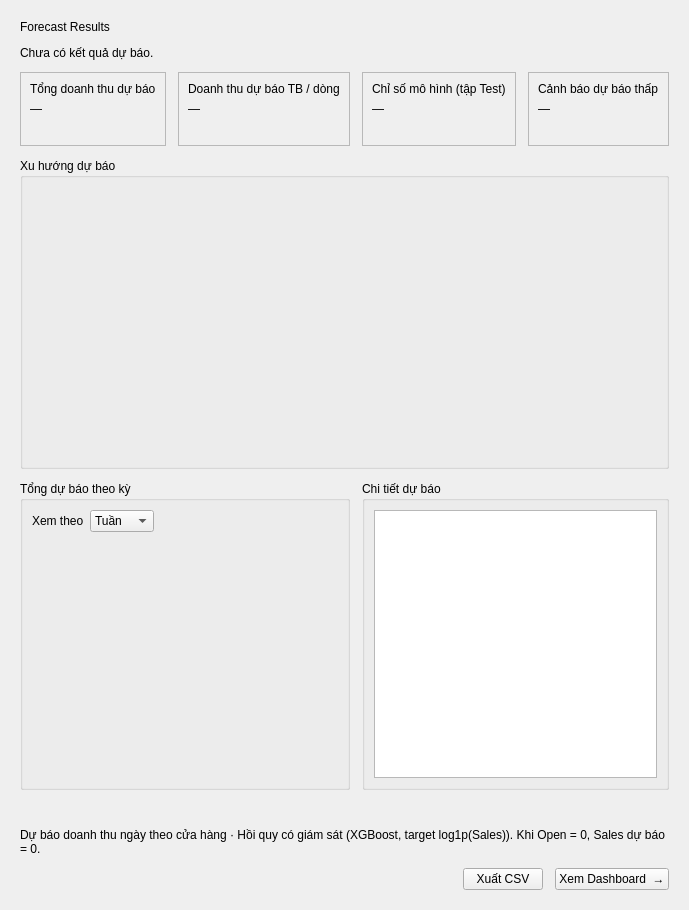
          <widget class="QWidget" name="scrollAreaContentsResults">
           <layout class="QGridLayout" name="gridLayoutResults">
            <property name="spacing">
             <number>12</number>
            </property>
            <property name="leftMargin">
             <number>20</number>
            </property>
            <property name="topMargin">
             <number>20</number>
            </property>
            <property name="rightMargin">
             <number>20</number>
            </property>
            <property name="bottomMargin">
             <number>20</number>
            </property>
            <item row="0" column="0" colspan="4">
             <layout class="QVBoxLayout" name="verticalLayoutResHeader">
              <item>
               <widget class="QLabel" name="labelResTitle">
                <property name="text">
                 <string>Forecast Results</string>
                </property>
                <property name="class" stdset="0">
                 <string notr="true">pageTitle</string>
                </property>
               </widget>
              </item>
              <item>
               <widget class="QLabel" name="labelResSubtitle">
                <property name="text">
                 <string>Chưa có kết quả dự báo.</string>
                </property>
                <property name="wordWrap">
                 <bool>true</bool>
                </property>
                <property name="class" stdset="0">
                 <string notr="true">pageSubtitle</string>
                </property>
               </widget>
              </item>
             </layout>
            </item>
            <item row="1" column="0">
             <widget class="QFrame" name="frameResTotal">
              <property name="frameShape">
               <enum>QFrame::Shape::StyledPanel</enum>
              </property>
              <property name="class" stdset="0">
               <string notr="true">kpi</string>
              </property>
              <layout class="QVBoxLayout" name="verticalLayoutResTotal">
               <item>
                <widget class="QLabel" name="labelResTotalTitle">
                 <property name="text">
                  <string>Tổng doanh thu dự báo</string>
                 </property>
                 <property name="class" stdset="0">
                  <string notr="true">kpiTitle</string>
                 </property>
                </widget>
               </item>
               <item>
                <widget class="QLabel" name="labelResTotalValue">
                 <property name="text">
                  <string>—</string>
                 </property>
                 <property name="class" stdset="0">
                  <string notr="true">kpiValue</string>
                 </property>
                </widget>
               </item>
               <item>
                <widget class="QLabel" name="labelResTotalNote">
                 <property name="text">
                  <string/>
                 </property>
                 <property name="wordWrap">
                  <bool>true</bool>
                 </property>
                 <property name="class" stdset="0">
                  <string notr="true">kpiNote</string>
                 </property>
                </widget>
               </item>
              </layout>
             </widget>
            </item>
            <item row="1" column="1">
             <widget class="QFrame" name="frameResAvg">
              <property name="frameShape">
               <enum>QFrame::Shape::StyledPanel</enum>
              </property>
              <property name="class" stdset="0">
               <string notr="true">kpi</string>
              </property>
              <layout class="QVBoxLayout" name="verticalLayoutResAvg">
               <item>
                <widget class="QLabel" name="labelResAvgTitle">
                 <property name="text">
                  <string>Doanh thu dự báo TB / dòng</string>
                 </property>
                 <property name="class" stdset="0">
                  <string notr="true">kpiTitle</string>
                 </property>
                </widget>
               </item>
               <item>
                <widget class="QLabel" name="labelResAvgValue">
                 <property name="text">
                  <string>—</string>
                 </property>
                 <property name="class" stdset="0">
                  <string notr="true">kpiValue</string>
                 </property>
                </widget>
               </item>
               <item>
                <widget class="QLabel" name="labelResAvgNote">
                 <property name="text">
                  <string/>
                 </property>
                 <property name="wordWrap">
                  <bool>true</bool>
                 </property>
                 <property name="class" stdset="0">
                  <string notr="true">kpiNote</string>
                 </property>
                </widget>
               </item>
              </layout>
             </widget>
            </item>
            <item row="1" column="2">
             <widget class="QFrame" name="frameResMetrics">
              <property name="frameShape">
               <enum>QFrame::Shape::StyledPanel</enum>
              </property>
              <property name="class" stdset="0">
               <string notr="true">kpi</string>
              </property>
              <layout class="QVBoxLayout" name="verticalLayoutResMetrics">
               <item>
                <widget class="QLabel" name="labelResMetricsTitle">
                 <property name="text">
                  <string>Chỉ số mô hình (tập Test)</string>
                 </property>
                 <property name="class" stdset="0">
                  <string notr="true">kpiTitle</string>
                 </property>
                </widget>
               </item>
               <item>
                <widget class="QLabel" name="labelResMetricsValue">
                 <property name="text">
                  <string>—</string>
                 </property>
                 <property name="class" stdset="0">
                  <string notr="true">kpiValue</string>
                 </property>
                </widget>
               </item>
               <item>
                <widget class="QLabel" name="labelResMetricsNote">
                 <property name="text">
                  <string/>
                 </property>
                 <property name="wordWrap">
                  <bool>true</bool>
                 </property>
                 <property name="class" stdset="0">
                  <string notr="true">kpiNote</string>
                 </property>
                </widget>
               </item>
              </layout>
             </widget>
            </item>
            <item row="1" column="3">
             <widget class="QFrame" name="frameResAlert">
              <property name="frameShape">
               <enum>QFrame::Shape::StyledPanel</enum>
              </property>
              <property name="class" stdset="0">
               <string notr="true">kpi</string>
              </property>
              <layout class="QVBoxLayout" name="verticalLayoutResAlert">
               <item>
                <widget class="QLabel" name="labelResAlertTitle">
                 <property name="text">
                  <string>Cảnh báo dự báo thấp</string>
                 </property>
                 <property name="class" stdset="0">
                  <string notr="true">kpiTitle</string>
                 </property>
                </widget>
               </item>
               <item>
                <widget class="QLabel" name="labelResAlertValue">
                 <property name="text">
                  <string>—</string>
                 </property>
                 <property name="class" stdset="0">
                  <string notr="true">kpiValue</string>
                 </property>
                </widget>
               </item>
               <item>
                <widget class="QLabel" name="labelResAlertNote">
                 <property name="text">
                  <string/>
                 </property>
                 <property name="wordWrap">
                  <bool>true</bool>
                 </property>
                 <property name="class" stdset="0">
                  <string notr="true">kpiNote</string>
                 </property>
                </widget>
               </item>
              </layout>
             </widget>
            </item>
            <item row="2" column="0" colspan="4">
             <widget class="QGroupBox" name="groupBoxResTrend">
              <property name="title">
               <string>Xu hướng dự báo</string>
              </property>
              <layout class="QVBoxLayout" name="verticalLayoutGroupResTrend">
               <item>
                <widget class="QWidget" name="widgetResTrend">
                 <property name="minimumSize">
                  <size>
                   <width>0</width>
                   <height>270</height>
                  </size>
                 </property>
                 <layout class="QVBoxLayout" name="verticalLayoutResTrend">
                  <property name="leftMargin">
                   <number>0</number>
                  </property>
                  <property name="topMargin">
                   <number>0</number>
                  </property>
                  <property name="rightMargin">
                   <number>0</number>
                  </property>
                  <property name="bottomMargin">
                   <number>0</number>
                  </property>
                 </layout>
                </widget>
               </item>
              </layout>
             </widget>
            </item>
            <item row="3" column="0" colspan="2">
             <widget class="QGroupBox" name="groupBoxResWeekly">
              <property name="title">
               <string>Tổng dự báo theo kỳ</string>
              </property>
              <layout class="QVBoxLayout" name="verticalLayoutGroupResWeekly">
               <item>
                <layout class="QHBoxLayout" name="horizontalLayoutResGranularity">
                 <item>
                  <widget class="QLabel" name="labelResGranularity">
                   <property name="text">
                    <string>Xem theo</string>
                   </property>
                  </widget>
                 </item>
                 <item>
                  <widget class="QComboBox" name="comboBoxResGranularity">
                   <property name="currentIndex">
                    <number>1</number>
                   </property>
                   <item>
                    <property name="text">
                     <string>Ngày</string>
                    </property>
                   </item>
                   <item>
                    <property name="text">
                     <string>Tuần</string>
                    </property>
                   </item>
                   <item>
                    <property name="text">
                     <string>Tháng</string>
                    </property>
                   </item>
                  </widget>
                 </item>
                 <item>
                  <spacer name="horizontalSpacer6">
                   <property name="orientation">
                    <enum>Qt::Orientation::Horizontal</enum>
                   </property>
                   <property name="sizeHint">
                    <size>
                     <width>40</width>
                     <height>20</height>
                    </size>
                   </property>
                  </spacer>
                 </item>
                </layout>
               </item>
               <item>
                <widget class="QWidget" name="widgetResWeekly">
                 <property name="minimumSize">
                  <size>
                   <width>0</width>
                   <height>240</height>
                  </size>
                 </property>
                 <layout class="QVBoxLayout" name="verticalLayoutResWeekly">
                  <property name="leftMargin">
                   <number>0</number>
                  </property>
                  <property name="topMargin">
                   <number>0</number>
                  </property>
                  <property name="rightMargin">
                   <number>0</number>
                  </property>
                  <property name="bottomMargin">
                   <number>0</number>
                  </property>
                 </layout>
                </widget>
               </item>
              </layout>
             </widget>
            </item>
            <item row="3" column="2" colspan="2">
             <widget class="QGroupBox" name="groupBoxResTable">
              <property name="title">
               <string>Chi tiết dự báo</string>
              </property>
              <layout class="QVBoxLayout" name="verticalLayoutResTable">
               <item>
                <widget class="QTableWidget" name="tableWidgetResults">
                 <property name="minimumSize">
                  <size>
                   <width>0</width>
                   <height>240</height>
                  </size>
                 </property>
                 <property name="alternatingRowColors">
                  <bool>true</bool>
                 </property>
                 <property name="editTriggers">
                  <set>QAbstractItemView::EditTrigger::NoEditTriggers</set>
                 </property>
                </widget>
               </item>
              </layout>
             </widget>
            </item>
            <item row="4" column="0" colspan="4">
             <widget class="QLabel" name="labelResWarnings">
              <property name="text">
               <string/>
              </property>
              <property name="wordWrap">
               <bool>true</bool>
              </property>
              <property name="class" stdset="0">
               <string notr="true">warning</string>
              </property>
             </widget>
            </item>
            <item row="5" column="0" colspan="4">
             <widget class="QLabel" name="labelResInfo">
              <property name="text">
               <string>Dự báo doanh thu ngày theo cửa hàng · Hồi quy có giám sát (XGBoost, target log1p(Sales)). Khi Open = 0, Sales dự báo = 0.</string>
              </property>
              <property name="wordWrap">
               <bool>true</bool>
              </property>
              <property name="class" stdset="0">
               <string notr="true">info</string>
              </property>
             </widget>
            </item>
            <item row="6" column="0" colspan="4">
             <layout class="QHBoxLayout" name="horizontalLayoutResButtons">
              <item>
               <spacer name="horizontalSpacer7">
                <property name="orientation">
                 <enum>Qt::Orientation::Horizontal</enum>
                </property>
                <property name="sizeHint">
                 <size>
                  <width>40</width>
                  <height>20</height>
                 </size>
                </property>
               </spacer>
              </item>
              <item>
               <widget class="QPushButton" name="pushButtonExportCsv">
                <property name="text">
                 <string>Xuất CSV</string>
                </property>
               </widget>
              </item>
              <item>
               <widget class="QPushButton" name="pushButtonGoDashboard">
                <property name="text">
                 <string>Xem Dashboard  →</string>
                </property>
                <property name="class" stdset="0">
                 <string notr="true">primary</string>
                </property>
               </widget>
              </item>
             </layout>
            </item>
           </layout>
          </widget>
